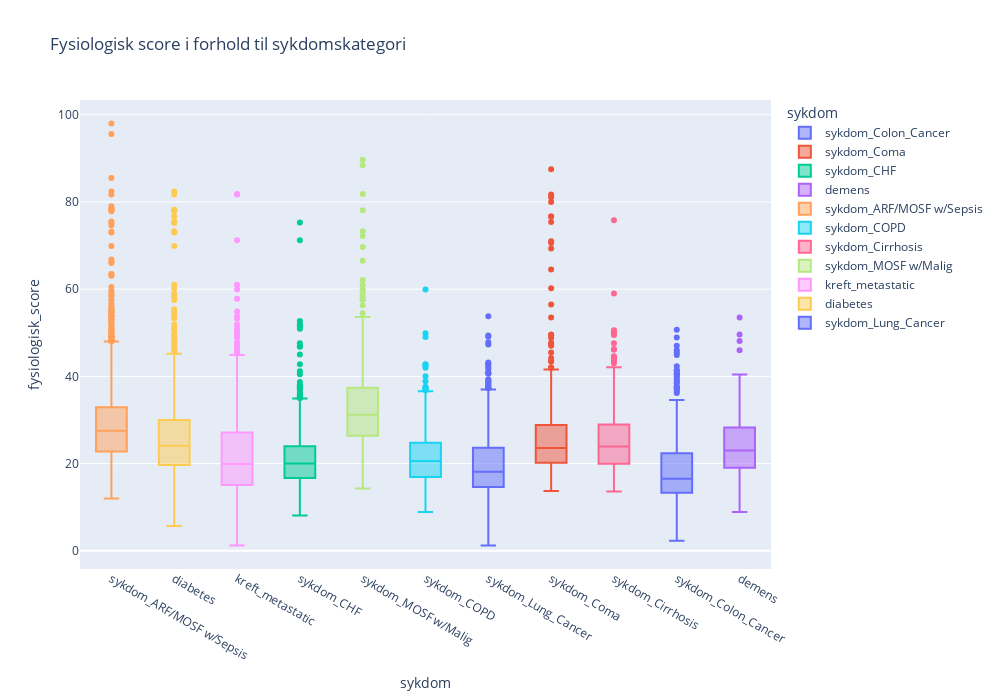

This figure's notebook cell:
### Markdown cell above
#### 3.3.2 Fysiologisk score for hver sykdomskategori

### Code cell
disease_cols = { 
       'kreft_metastatic', 'kreft_yes', 'sykdom_ARF/MOSF w/Sepsis',
       'sykdom_CHF', 'sykdom_COPD', 'sykdom_Cirrhosis', 'sykdom_Colon_Cancer',
       'sykdom_Coma', 'sykdom_Lung_Cancer', 'sykdom_MOSF w/Malig', 'diabetes', 
       'demens'
}
disease_cols = [col for col in disease_cols if col in train_df.columns]

disease_melted = pd.melt(train_df, 
                         id_vars=['fysiologisk_score'], 
                         value_vars=disease_cols,
                         var_name='sykdom',
                         value_name='har_sykdom'
)
disease_melted = disease_melted[disease_melted['har_sykdom'] == True]

fig = px.box(disease_melted, 
             x='sykdom', 
             y='fysiologisk_score',
             color='sykdom',
             title='Fysiologisk score i forhold til sykdomskategori',
             labels={'Fysiologisk score': 'Fysiologisk score', 'sykdom':'sykdom'},
             width=1000,
             height=700
)
fig.update_layout(xaxis={'categoryorder':'total descending'})

### Figure 1 — Plotly figure (JSON) as saved in the notebook; plotly's stock layout.template omitted (floating-point values rounded to 4 significant figures; data arrays with more than 128 entries replaced by an {"elided": "..."} marker saying what was removed)
{"data": [{"alignmentgroup": "True", "hovertemplate": "sykdom=%{x}<br>fysiologisk_score=%{y}<extra></extra>", "legendgroup": "sykdom_Colon_Cancer", "marker": {"color": "#636efa"}, "name": "sykdom_Colon_Cancer", "notched": false, "offsetgroup": "sykdom_Colon_Cancer", "orientation": "v", "showlegend": true, "type": "box", "x": {"elided": "292 str values"}, "x0": " ", "xaxis": "x", "y": {"elided": "292 float values"}, "y0": " ", "yaxis": "y"}, {"alignmentgroup": "True", "hovertemplate": "sykdom=%{x}<br>fysiologisk_score=%{y}<extra></extra>", "legendgroup": "sykdom_Coma", "marker": {"color": "#EF553B"}, "name": "sykdom_Coma", "notched": false, "offsetgroup": "sykdom_Coma", "orientation": "v", "showlegend": true, "type": "box", "x": {"elided": "373 str values"}, "x0": " ", "xaxis": "x", "y": {"elided": "373 float values"}, "y0": " ", "yaxis": "y"}, {"alignmentgroup": "True", "hovertemplate": "sykdom=%{x}<br>fysiologisk_score=%{y}<extra></extra>", "legendgroup": "sykdom_CHF", "marker": {"color": "#00cc96"}, "name": "sykdom_CHF", "notched": false, "offsetgroup": "sykdom_CHF", "orientation": "v", "showlegend": true, "type": "box", "x": {"elided": "799 str values"}, "x0": " ", "xaxis": "x", "y": {"elided": "799 float values"}, "y0": " ", "yaxis": "y"}, {"alignmentgroup": "True", "hovertemplate": "sykdom=%{x}<br>fysiologisk_score=%{y}<extra></extra>", "legendgroup": "demens", "marker": {"color": "#ab63fa"}, "name": "demens", "notched": false, "offsetgroup": "demens", "orientation": "v", "showlegend": true, "type": "box", "x": {"elided": "187 str values"}, "x0": " ", "xaxis": "x", "y": {"elided": "187 float values"}, "y0": " ", "yaxis": "y"}, {"alignmentgroup": "True", "hovertemplate": "sykdom=%{x}<br>fysiologisk_score=%{y}<extra></extra>", "legendgroup": "sykdom_ARF/MOSF w/Sepsis", "marker": {"color": "#FFA15A"}, "name": "sykdom_ARF/MOSF w/Sepsis", "notched": false, "offsetgroup": "sykdom_ARF/MOSF w/Sepsis", "orientation": "v", "showlegend": true, "type": "box", "x": {"elided": "2100 str values"}, "x0": " ", "xaxis": "x", "y": {"elided": "2100 float values"}, "y0": " ", "yaxis": "y"}, {"alignmentgroup": "True", "hovertemplate": "sykdom=%{x}<br>fysiologisk_score=%{y}<extra></extra>", "legendgroup": "sykdom_COPD", "marker": {"color": "#19d3f3"}, "name": "sykdom_COPD", "notched": false, "offsetgroup": "sykdom_COPD", "orientation": "v", "showlegend": true, "type": "box", "x": {"elided": "571 str values"}, "x0": " ", "xaxis": "x", "y": {"elided": "571 float values"}, "y0": " ", "yaxis": "y"}, {"alignmentgroup": "True", "hovertemplate": "sykdom=%{x}<br>fysiologisk_score=%{y}<extra></extra>", "legendgroup": "sykdom_Cirrhosis", "marker": {"color": "#FF6692"}, "name": "sykdom_Cirrhosis", "notched": false, "offsetgroup": "sykdom_Cirrhosis", "orientation": "v", "showlegend": true, "type": "box", "x": {"elided": "285 str values"}, "x0": " ", "xaxis": "x", "y": {"elided": "285 float values"}, "y0": " ", "yaxis": "y"}, {"alignmentgroup": "True", "hovertemplate": "sykdom=%{x}<br>fysiologisk_score=%{y}<extra></extra>", "legendgroup": "sykdom_MOSF w/Malig", "marker": {"color": "#B6E880"}, "name": "sykdom_MOSF w/Malig", "notched": false, "offsetgroup": "sykdom_MOSF w/Malig", "orientation": "v", "showlegend": true, "type": "box", "x": {"elided": "436 str values"}, "x0": " ", "xaxis": "x", "y": {"elided": "436 float values"}, "y0": " ", "yaxis": "y"}, {"alignmentgroup": "True", "hovertemplate": "sykdom=%{x}<br>fysiologisk_score=%{y}<extra></extra>", "legendgroup": "kreft_metastatic", "marker": {"color": "#FF97FF"}, "name": "kreft_metastatic", "notched": false, "offsetgroup": "kreft_metastatic", "orientation": "v", "showlegend": true, "type": "box", "x": {"elided": "1113 str values"}, "x0": " ", "xaxis": "x", "y": {"elided": "1113 float values"}, "y0": " ", "yaxis": "y"}, {"alignmentgroup": "True", "hovertemplate": "sykdom=%{x}<br>fysiologisk_score=%{y}<extra></extra>", "legendgroup": "diabetes", "marker": {"color": "#FECB52"}, "name": "diabetes", "notched": false, "offsetgroup": "diabetes", "orientation": "v", "showlegend": true, "type": "box", "x": {"elided": "1077 str values"}, "x0": " ", "xaxis": "x", "y": {"elided": "1077 float values"}, "y0": " ", "yaxis": "y"}, {"alignmentgroup": "True", "hovertemplate": "sykdom=%{x}<br>fysiologisk_score=%{y}<extra></extra>", "legendgroup": "sykdom_Lung_Cancer", "marker": {"color": "#636efa"}, "name": "sykdom_Lung_Cancer", "notched": false, "offsetgroup": "sykdom_Lung_Cancer", "orientation": "v", "showlegend": true, "type": "box", "x": {"elided": "557 str values"}, "x0": " ", "xaxis": "x", "y": {"elided": "557 float values"}, "y0": " ", "yaxis": "y"}], "layout": {"boxmode": "overlay", "height": 700, "legend": {"title": {"text": "sykdom"}, "tracegroupgap": 0}, "title": {"text": "Fysiologisk score i forhold til sykdomskategori"}, "width": 1000, "xaxis": {"anchor": "y", "categoryarray": ["sykdom_Colon_Cancer", "sykdom_Coma", "sykdom_CHF", "demens", "sykdom_ARF/MOSF w/Sepsis", "sykdom_COPD", "sykdom_Cirrhosis", "sykdom_MOSF w/Malig", "kreft_metastatic", "diabetes", "sykdom_Lung_Cancer"], "categoryorder": "total descending", "domain": [0, 1], "title": {"text": "sykdom"}}, "yaxis": {"anchor": "x", "domain": [0, 1], "title": {"text": "fysiologisk_score"}}}}
